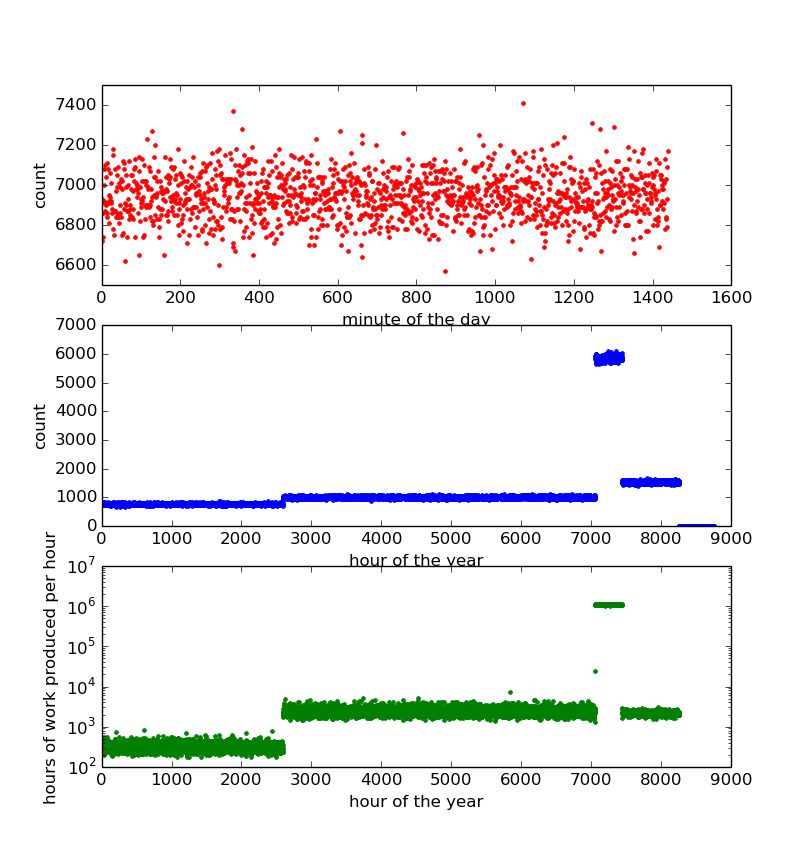

Write the Python code that produced this figure.
import matplotlib.mlab as mlab
import matplotlib.pyplot as plt

from load_toys_rev import *

filename = 'data/toys_rev2_sample10.csv'
sample_factor = 10
toy_list = load_toys_rev(filename)

overall_minutes = 0
count_day_per_minute = [0]*(24*60)
count_year_per_hour = [0]*(365*24)
hours_need_per_hour = [0]*(365*24)

for toy in toy_list:
    overall_minutes += toy.duration*sample_factor
    count_day_per_minute[toy.minutes_from_day-1] += 1*sample_factor
    count_year_per_hour[int((toy.minutes_from_year-1)/60)] += 1*sample_factor
    hours_need_per_hour[int((toy.minutes_from_year-1)/60)] += toy.duration/60*sample_factor

print("overall minutes = ", overall_minutes) #26010942390
print("%*(10/24)/(365*24*60) = ", overall_minutes*10/24/(365*24*60)) #20620.039312214612

"""
In[5]:= Solve[1270712461.7873 == tf*365*24*60*Log[1 + 900], tf]
Out[5]= {{tf -> 355.352}}
In[3]:= 20620.039312214612/900
Out[3]= 22.9112
"""

plt.subplot(311)
plt.plot(count_day_per_minute, "r.")
plt.xlabel('minute of the day')
plt.ylabel('count')
#plt.title('distribution of the gifts compare to minute of the day')

plt.subplot(312)
plt.plot(count_year_per_hour, "b.")
plt.xlabel('hour of the year')
plt.ylabel('count')
#plt.title('distribution of the gifts in a year')

plt.subplot(313)
plt.semilogy(hours_need_per_hour, "g.")
plt.xlabel('hour of the year')
plt.ylabel('hours of work produced per hour')
#plt.title('distribution of the gifts in a year')

plt.show()
